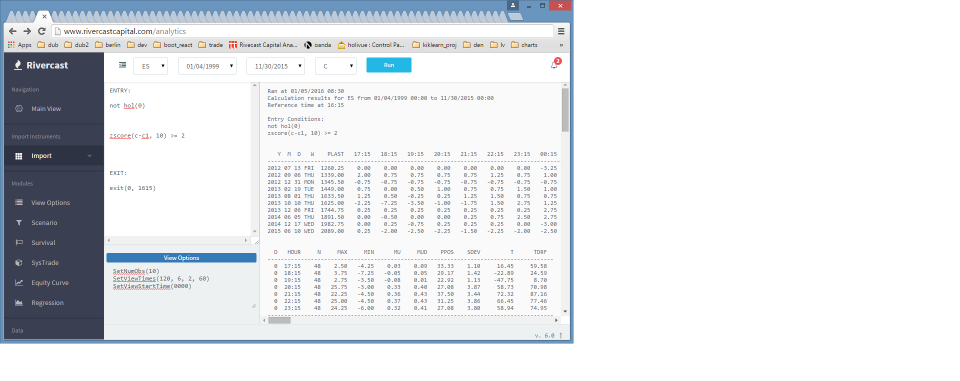
#> input picture flask_blueprint/apps/app_laplacian/templates/river0.png, 1920 x 762 px (shown at 1/2 size)
$ python -i util_image.py   (imports and definitions only)   (older library calls are emulated)
#> lines starting #> are read from the running program, lines starting #| are printed output that depends on the picture
import os, sys
from PIL import Image
from PIL import ImageEnhance
import argparse
import ntpath

WIDTH = 30
RATIO = 1.5
HEIGHT = int(WIDTH/RATIO)
SIZE = (WIDTH, HEIGHT)
SIZE = (25, 16)    # eu (26,17) , (128, 128) for thumbnail

DEST_DIR = '/static/images/maps/flags_small/'


# [83 lines left out: functions resize, convert_jpg, darken_lighten, color_variant, filter, not called in this run]


# >>> img2 = img.crop((80, 80, 520, 520))
# >>> img2.show()


def to_favicon(path_filename):
    """
    NOTE: original image needs to be square

    cd where this util_image.py is located
    $ cd ~/Agape/development/projects/fintech/flask_blueprint/apps/app_util
    (venv3) $ p3
    >>> import util_image
    >>> util_image.to_favicon('/Users/acrosspond/Agape/development/assets/tribal/hex5.png')
    """
#> called with path_filename = '../app_laplacian/templates/river0.png'
    im = Image.open(path_filename)
#> im is the input picture: PIL image 1920x762 RGB; mean R, G, B 227, 229.5, 232.8
    # im.size

    #os.path.splitext('/path/to/somefile.ext')
    path, filename = os.path.split(path_filename)
    #filename = os.path.basename(path_filename)
    filename_noext = os.path.splitext(filename)[0]

    icon_sizes = [(16,16), (32, 32), (48, 48), (64,64)]
    # im.save(ico, sizes=icon_sizes)
    for size in icon_sizes:
        #im.save(ico, sizes=icon_sizes)
        im2 = im.resize(size, Image.ANTIALIAS)
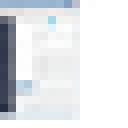
#> im2: PIL image 16x16 RGB (shown 8 times larger); mean R, G, B 226.6, 229, 232.2
        ico_path_name = os.path.join(path, filename_noext + '_' + str(size[0]) + '.ico')
        #im2.save("hex5_16.ico")
        im2.save(ico_path_name)


# [39 lines not run here, left out]

>>> result = to_favicon('../app_laplacian/templates/river0.png')
